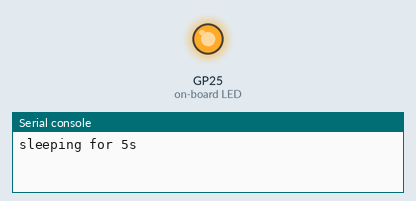
This program was run on a simulated Raspberry Pi Pico running MicroPython. On the bench: output pins drawn as LEDs (lit = HIGH), the last lines printed to the serial console. A reset restarts the program.

Above: at 5.0 s.
At 10.3 s:
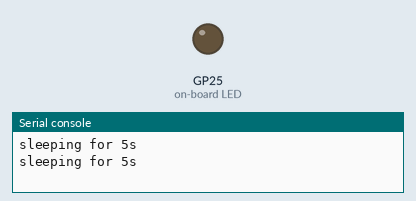
Timing chart, 0 to 11.2 s (numbered marks = the images above):
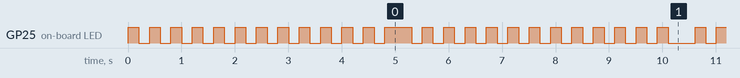

Measured:
- by itself, GP25 (on-board LED): moves between LOW and HIGH, repeating every 8.6 s
- by itself, everything shown: repeats every 8.6 s, in 40 steps

The program:

bme68x_test.py
```python
from breakout_bme68x import BreakoutBME68X
from pimoroni_i2c import PimoroniI2C
import gc
import machine
from utime import sleep

from breakout_bme68x import BreakoutBME68X
from pimoroni_i2c import PimoroniI2C

PINS_BREAKOUT_GARDEN = {"sda": 4, "scl": 5}
PINS_PICO_EXPLORER = {"sda": 20, "scl": 21}

for i in range(50):
    i2c = PimoroniI2C(**PINS_BREAKOUT_GARDEN)
    bme = BreakoutBME68X(i2c)

def toggle_onboard_led():
    machine.Pin("LED", machine.Pin.OUT).toggle()

def blinking_sleep(seconds):
    print(f"sleeping for {seconds}s")
    for i in range(seconds*5):
        toggle_onboard_led()
        sleep(0.2)

blinking_sleep(5)
machine.reset()

#i2c = PimoroniI2C(sda = 4, scl = 5)
#for i in range(100):
#    print(f"loop {i}")
#    print(f"gc.mem_free: {gc.mem_free()}")
#    print(f"gc.mem_alloc: {gc.mem_alloc()}")
#    bme = BreakoutBME68X(i2c)
#    bme = 0
```
